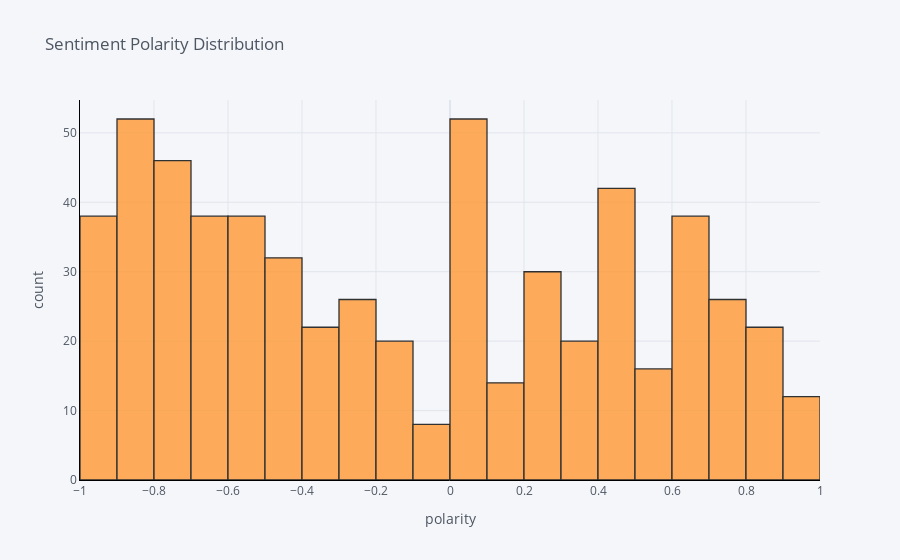

Notebook code for this chart:
### Markdown cell above
<b>Insights:</b> It is clear from the above bar chart that the distribution of news is quite even when it comes to the polarity of the news. Both Positive and negative sentiment accounted for about 40% each despite the time frame in which the newss articles were collected. At the prima facie level, this goes on to show that the media outlets are not biased towards the negative news.

### Code cell
headlines_polarity['compound'].iplot(
    kind='hist',
    bins=30,
    xTitle='polarity',
    linecolor='black',
    yTitle='count',
    title='Sentiment Polarity Distribution')

### Figure 1 — Plotly figure (JSON) as saved in the notebook; plotly's stock layout.template omitted (floating-point values rounded to 4 significant figures; data arrays with more than 128 entries replaced by an {"elided": "..."} marker saying what was removed)
{"data": [{"histfunc": "count", "histnorm": "", "marker": {"color": "rgba(255, 153, 51, 1.0)", "line": {"color": "#000000", "width": 1.3}}, "name": "compound", "nbinsx": 30, "opacity": 0.8, "orientation": "v", "type": "histogram", "x": {"elided": "592 float values"}}], "layout": {"barmode": "overlay", "legend": {"bgcolor": "#F5F6F9", "font": {"color": "#4D5663"}}, "paper_bgcolor": "#F5F6F9", "plot_bgcolor": "#F5F6F9", "title": {"font": {"color": "#4D5663"}, "text": "Sentiment Polarity Distribution"}, "xaxis": {"gridcolor": "#E1E5ED", "linecolor": "black", "showgrid": true, "tickfont": {"color": "#4D5663"}, "title": {"font": {"color": "#4D5663"}, "text": "polarity"}, "zerolinecolor": "#E1E5ED"}, "yaxis": {"gridcolor": "#E1E5ED", "linecolor": "black", "showgrid": true, "tickfont": {"color": "#4D5663"}, "title": {"font": {"color": "#4D5663"}, "text": "count"}, "zerolinecolor": "#E1E5ED"}}}
